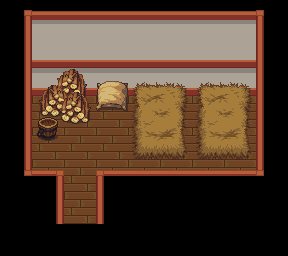

Tiled map render using the project's own tile images. Description and the map definition, with tile-layer contents summarised, below:
An orthogonal 9x8 tile map with 32x32 px tiles, 9 tile layers (Ground, Black, Walls, Decor, ...), 1 hidden layer not drawn, 7 tilesets and 2 objects (2x WARP).

<map version="1.0" orientation="orthogonal" width="9" height="8" tilewidth="32" tileheight="32">
 <properties>
  <property name="music" value="h_theme.ogg" />
 </properties>
 <tileset firstgid="1" name="shrine" tilewidth="32" tileheight="32">
  <image source="../tiles/shrine.png" width="224" height="512" />
 </tileset>
 <tileset firstgid="113" name="mountains" tilewidth="32" tileheight="32">
  <image source="../tiles/mountains.png" width="416" height="288" />
 </tileset>
 <tileset firstgid="230" name="dungeon" tilewidth="32" tileheight="32">
  <image source="../tiles/dungeon.png" width="416" height="256" />
 </tileset>
 <tileset firstgid="334" name="inside" tilewidth="32" tileheight="32">
  <image source="../tiles/inside.png" width="320" height="320" />
 </tileset>
 <tileset firstgid="434" name="farming_fishing" tilewidth="32" tileheight="32">
  <image source="../tiles/farming_fishing.png" trans="ff00ff" width="640" height="640" />
 </tileset>
 <tileset firstgid="834" name="collision" tilewidth="32" tileheight="32">
  <image source="../tiles/collision.png" width="64" height="32" />
 </tileset>
 <tileset firstgid="836" name="buckets" tilewidth="32" tileheight="32">
  <image source="../tiles/buckets.png" width="96" height="64" />
 </tileset>
 <layer name="Ground" width="9" height="8">
  <data>[72 cells, 22 non-empty, 1 distinct tile ids]</data>
 </layer>
 <layer name="Black" width="9" height="8">
  <data>[72 cells, 30 non-empty, 1 distinct tile ids]</data>
 </layer>
 <layer name="Walls" width="9" height="8">
  <data>[72 cells, 33 non-empty, 9 distinct tile ids]</data>
 </layer>
 <layer name="Decor" width="9" height="8">
  <data>[72 cells, 18 non-empty, 12 distinct tile ids]</data>
 </layer>
 <layer name="Decor2" width="9" height="8">
  <data>[72 cells, 2 non-empty, 2 distinct tile ids]</data>
 </layer>
 <layer name="Fringe" width="9" height="8">
  <data>[72 cells, 0 non-empty, 0 distinct tile ids]</data>
 </layer>
 <layer name="Over" width="9" height="8">
  <data>[72 cells, 12 non-empty, 2 distinct tile ids]</data>
 </layer>
 <layer name="Over2" width="9" height="8">
  <data>[72 cells, 6 non-empty, 1 distinct tile ids]</data>
 </layer>
 <layer name="Over3" width="9" height="8">
  <data>[72 cells, 4 non-empty, 4 distinct tile ids]</data>
 </layer>
 <layer name="Collision" width="9" height="8" visible="0">
  <data>[72 cells, 45 non-empty, 1 distinct tile ids]</data>
 </layer>
 <objectgroup name="Warps" width="9" height="8">
  <object name="exit" type="WARP" x="64" y="224" width="32" height="32">
   <properties>
    <property name="DEST_MAP" value="main" />
    <property name="DEST_NAME" value="Exit house6" />
   </properties>
  </object>
  <object name="Exit main" type="WARP" x="64" y="192" width="32" height="32" />
 </objectgroup>
</map>
